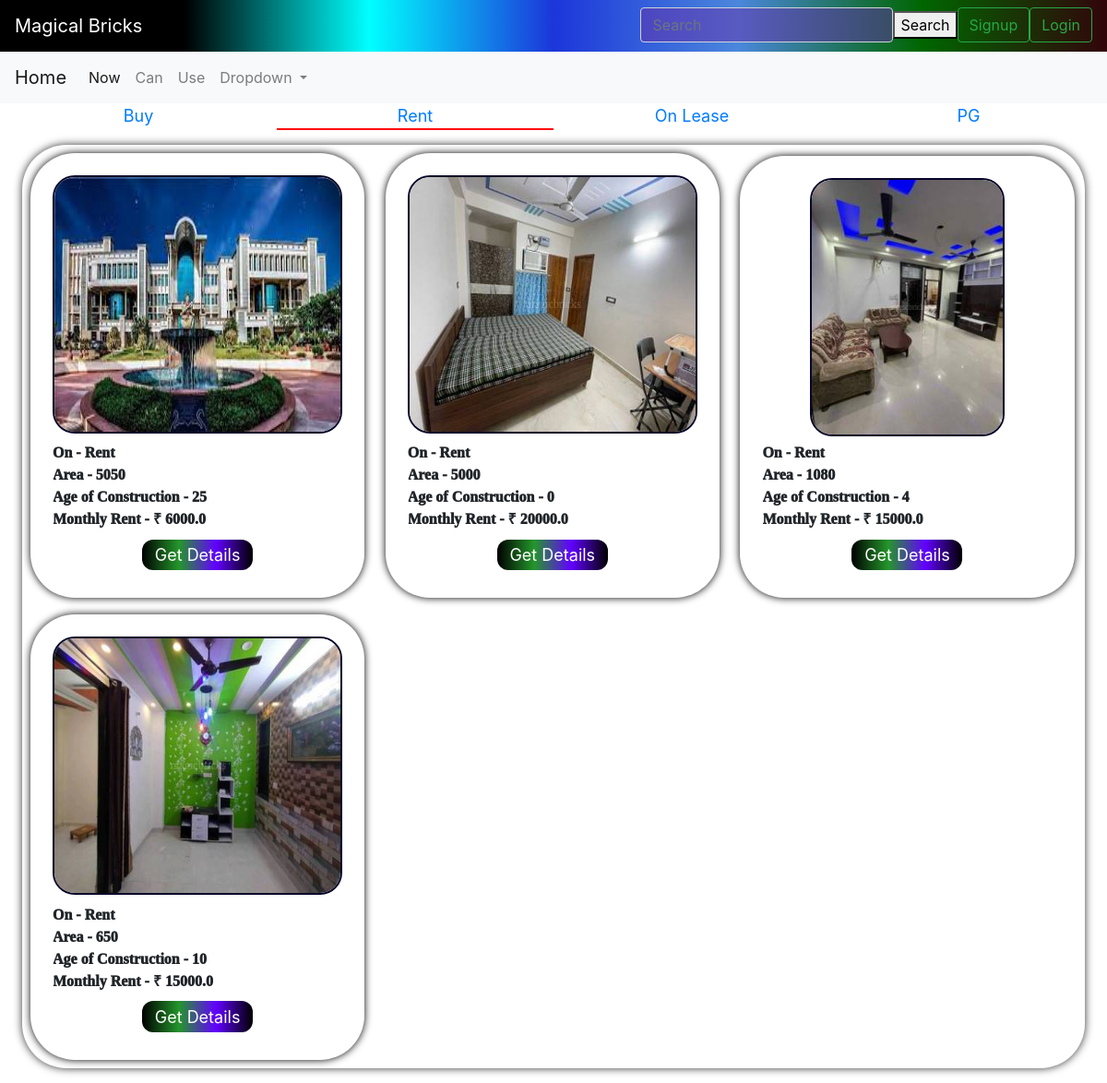
The page /properties?category=3 on the database its author committed.
### bricks/models.py (models this page shows, shortened)
class category(models.Model):
    cat=models.CharField(max_length=50)
    def __str__(self) :
        return self.cat

class built(models.Model):
    name=models.CharField(max_length=500,blank=False,null=True,default=None)
    owner_phone=models.IntegerField(null=True, blank=False)
    owner_name=models.CharField(max_length=500,blank=False,null=True,default=None)
    cat=models.ForeignKey("category", null=True , on_delete=models.CASCADE, default=None)
    area=models.IntegerField()
    floors=models.IntegerField()
    status=models.CharField(max_length=50,choices=st)
    faces=models.CharField(choices=direction, max_length=50, blank=False)
    p_type=models.CharField(max_length=10, default="Built")
    furnished_status=models.CharField(max_length=50,choices=state, blank=False, null=True)
    type_of_ownership=models.CharField(max_length=50,choices=too)
    price=models.FloatField(default=0,null=True)
    age=models.IntegerField()
    address=models.CharField(max_length=200, blank= False, default=None, null=True, unique=True)
    images=models.ImageField(upload_to='images/')

### bricks/views.py (the view)
# urls.py: path('properties',views.properties,name='properties'),
def properties(request):
    x=request.GET.get('category')
    obj=get_object_or_404(category, pk=x)
    p=land.objects.filter(cat__cat=obj.cat)
    q=built.objects.filter(cat__cat=obj.cat)
    y=category.objects.all()
    print(p.count())
    return render(request,'bricks/properties.html',{"obj":p,"obj2":q,"y":y,"current_cat":obj.cat})

### bricks/templates/bricks/properties.html (shortened to what this page needs)
<!DOCTYPE html>
<html lang="en">
<head>
  {% load static %}
  <link rel="stylesheet" href="{% static 'bricks/style_properties.css' %}" />
</head>
<body>
  {% include "bricks/navbar.html" %}
  <div class="main">
    {% if y %} {% for x in y %}
    <a href="{% url 'properties' %}?category={{x.id}}" id="cat">
      {% if current_cat %}
      {% if current_cat == x.cat %}
      <div class="heading" style="border-bottom: 0.2vw solid red;">{{x.cat}}</div>
      {% else %}
      <div class="heading">{{x.cat}}</div>
      {% endif %}
      {% else %}
      <div class="heading">{{x.cat}}</div>
      {% endif %}
    </a>
    {% endfor %} {% endif %}
  </div>
  <div class="properties" >
    {% if obj2 %}
    {% for y in obj2 %}
    <div  class="property">
      <div class="imgs"><img  src="{{y.images.url}}" alt=""></div>
      <div class="info_items">On - {{y.cat}}</div>
      <div class="info_items">Area - {{y.area}}</div>
      <div class="info_items">Age of Construction - {{y.age}}</div>
      {% if y.cat.cat == "Rent" or y.cat.cat == "PG" %}
      <div class="info_items">Monthly Rent - &#8377 {{y.price}}</div>
      {% else %}
      <div class="info_items">Price - &#8377 {{y.price}}</div>
      {% endif %}
      <a href="{% url 'property_details' y.id %}?p_type={{y.p_type}}" id="details_button">
        <div id="details_button">
          Get Details
        </div>
      </a>
    </div>
    {% endfor %}
    {% endif %}
  </div>
</body>
</html>

### bricks/static/bricks/style_properties.css (style rules this page uses)
.main { display: flex; }
#cat { flex: 1; font-size: 1.5vw; }
.heading { margin: auto; justify-content: center; text-align: center; }
.properties { border-color: black; border-width: 1vw; display:block; background-color: #fff; border-radius: 4vw; box-shadow: 0 0 10px rgba(0, 0, 0, 0.8); margin: 2vh 2vw; width: auto; height: fit-content; }
.property { display:inline-block; justify-items: center; background-color: #fff; box-shadow: 0 0 0.75vw rgb(5, 0, 0); border-radius: 4vw; margin: 0.75vw; padding: 3vh 3vh; height: fit-content; width: 31.44%; }
.info_items { display:flex; border-radius: 2vw; overflow: hidden; height: fit-content; box-sizing: border-box; width: 100%; font-family: cursive; font-weight: 1000; }
.imgs { border: 0.2vw solid rgb(6, 4, 40);; border-radius: 2vw; display:inline-flex; overflow: hidden; box-sizing: border-box; width: 100%; height: 35vh; margin-bottom: 3%; }
.imgs>img { width: 100%; object-fit:fill; }
#details_button { text-decoration:none; display:flex; margin: 3% auto; padding:auto; height: 2.5vw; text-align: center; justify-content: center; font-size: 1.5vw;; color:white; width: 10vw; border-radius: 1vw; background:linear-gradient(90deg,rgb(0, 0, 0),rgb(36, 150, 43),rgb(98, 0, 255),rgb(0, 0, 0)); }

### rows shown on the page
category: cat "Buy"
category: cat "Rent"
category: cat "On Lease"
category: cat "PG"
built: images (picture), cat "Rent", area "5050", age "25", price "6000.0"
built: images (picture), cat "Rent", area "5000", age "0", price "20000.0"
built: images (picture), cat "Rent", area "1080", age "4", price "15000.0"
built: images (picture), cat "Rent", area "650", age "10", price "15000.0"
